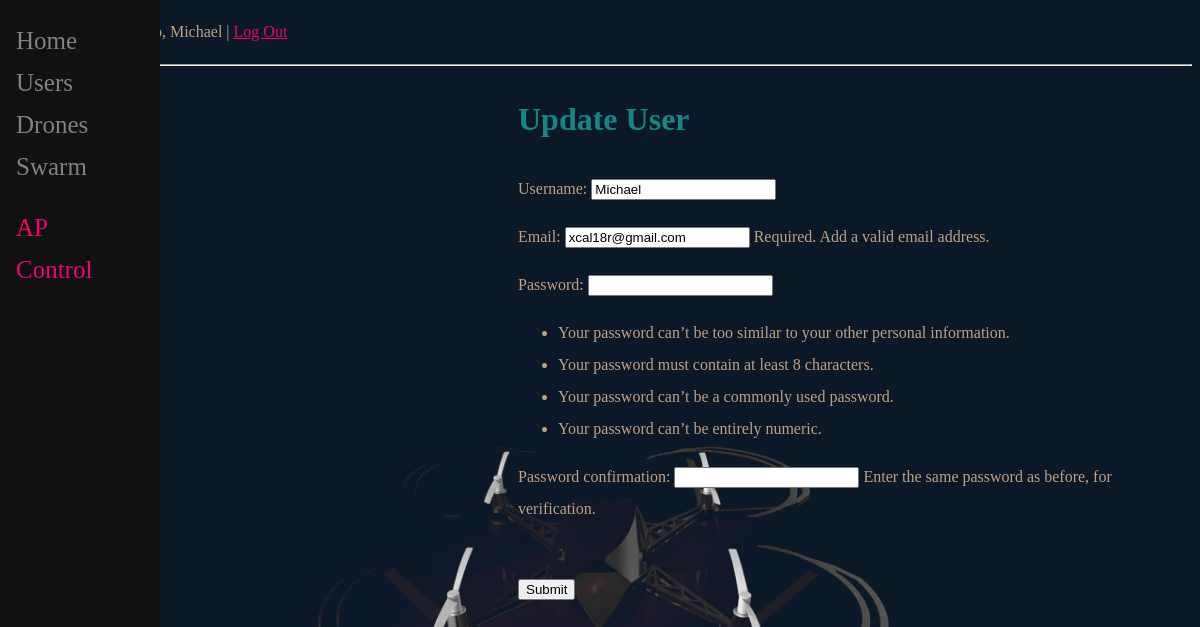
Page /user_edit/1 (signed in) on the committed database.
### main/models.py (models this page shows, shortened)
class CustomUser(AbstractBaseUser):
    username = models.CharField(max_length=32, unique=True)
    email = models.EmailField(_("email address"),max_length=64, unique=True)
    date_joined=models.DateTimeField("dateJoined", default=timezone.now)
    last_login: DateTimeField = models.DateTimeField("lastLogin",auto_now=True)
    is_super_user = models.BooleanField(default=False)
    is_user = models.BooleanField(default=False)
    is_active = models.BooleanField(default=True)
    is_staff = models.BooleanField(default=False)
    is_admin = models.BooleanField(default=False)
    objects = MyAccountManager()
    USERNAME_FIELD = 'email'  # comment this if i want to use username
    REQUIRED_FIELDS = ['username']

### main/views.py (the view)
# urls.py: path('user_edit/<int:id>', user_edit, name='user_edit'),
def user_edit(request, id):
    user = get_user_model().objects.get(id=id)
    form = UserForm(request.POST or None, instance=user)
    if form.is_valid():
        try:
            form.save()
            return redirect('user_list')
        except:
            pass
    return render(request,'main/user_edit.html', {'user': user, 'form': form})

### main/forms.py
class UserForm(UserCreationForm):
    email = forms.EmailField(max_length=254, help_text='Required. Add a valid email address.')
    class Meta:
        model = CustomUser
        fields = ["username", "email", "password1", "password2"]

### templates/main/user_edit.html (shortened to what this page needs)
{% extends 'main/base.html' %}
{% block content %}
<h1>Update User</h1>
<form method="POST">
    {{ form.as_p }}
    <br/>
    <input type="submit" value="Submit"
        class="btn btn-secondary">
</form>
{% endblock %}

### templates/main/base.html (shortened to what this page needs)
<!DOCTYPE html>
<html lang="en">
    <head>
        {% if request.user.is_authenticated %}
            <p style="margin-left:10%;">Hello, {{ request.user.username}}   | <a href="{% url 'logout' %}">Log Out</a></p>
        {% else %}
            <p style="margin-left:10%;">Hello, {{ user.username|default:'Guest' }}!  <a href="{% url 'user_add' %}">Register</a> | <a href="{% url 'login' %}">Login</a></p>
        {% endif %}
        <hr>
    </head>
    <body>
        <div class="sidenav">
            <a href="/">Home</a>
            <a href="/user_list">Users</a>
            <a href="/drone_list">Drones</a>
            <a href="/swarm_list">Swarm</a>
            <br>
            <a style="color: #EF036C;" href="/ap_list">AP</a>
            <a style="color: #EF036C;" href="/control">Control</a>
	    </div>
        <div id="content" class="main">
            {% block content %}
            {% endblock %}
        </div>
    </body>
</html>

### templates/main/base.html (style rules this page uses)
body { background-color: #0A1828; color: #BFA181; background-image: url('static/drone3.png'); background-attachment:fixed; background-position:center bottom; background-size: 50%; background-repeat: no-repeat; line-height: 2.0; ) }
a { color: #EF036C; }
h1 { color: #178582; }
.sidenav { height:100%; width:160px; position: fixed; z-index:1; top:0; left:0; background-color:#111; overflow-x: :hidden; padding-top:20px; line-height: 1.2; }
.sidenav a { padding:6px 8px 6px 16px; text-decoration: none; font-size:25px; color: #818181; display:block; }

### rows in the picture
CustomUser: user.username "Michael", username "Michael", email "xcal18r@gmail.com"
